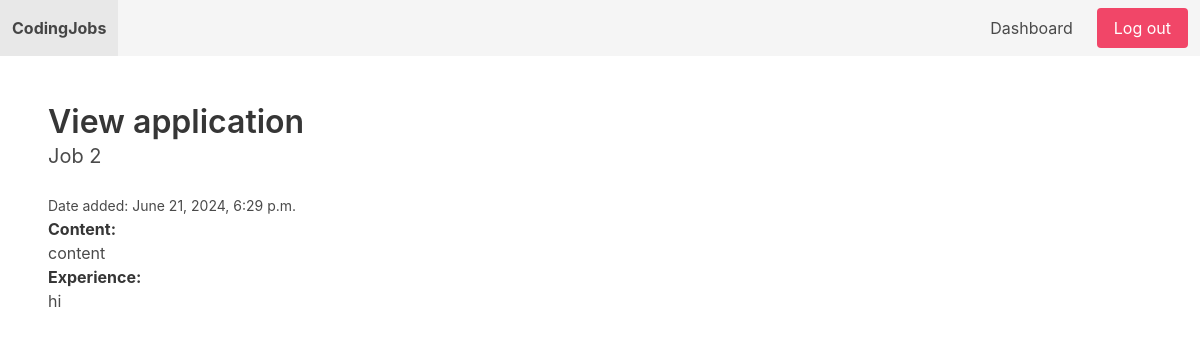
The page /dashboard/view_application/4/ (signed in) on the database its author committed.
### apps/job/models.py (models this page shows, shortened)
class Application(models.Model):
    job = models.ForeignKey(Job, related_name='applications', on_delete=models.CASCADE)
    content = models.TextField()
    experience = models.TextField()
    created_by = models.ForeignKey(User, related_name='applications', on_delete=models.CASCADE)
    created_at = models.DateTimeField(auto_now_add=True)

class Job(models.Model):
    title = models.CharField( max_length=255)
    short_description = models.TextField()
    long_description = models.TextField(blank=True, null=True)
    created_by = models.ForeignKey(User, related_name='jobs', on_delete=models.CASCADE)
    created_at = models.DateTimeField(auto_now_add=True)
    changed_at = models.DateTimeField(auto_now=True)

### apps/userprofile/views.py (the view)
# urls.py: path('view_application/<int:application_id>/', view_application, name='view_application'),
@login_required
def view_application(request, application_id):
    if request.user.userprofile.is_employer:
        application = get_object_or_404(Application, pk=application_id, job__created_by=request.user)
    else:
        application = get_object_or_404(Application, pk=application_id, created_by=request.user)
    return render(request, 'userprofile/view_application.html', {'application': application})

### apps/userprofile/templates/userprofile/view_application.html
{% extends "coreapp/base.html" %}
{% block content %}
    <h1 class="title">View application</h1>
    <h2 class="subtitle">{{ application.job.title }}</h2>
    <small>Date added: {{ application.created_at }}</small>
    <p><strong>Content: <br></strong> {{ application.content }}
    <p><strong>Experience: <br></strong>{{ application.experience }}
{% endblock %}

### rows shown on the page
Application: job "Job 2", created_at "June 21, 2024, 6:29 p.m.", content "content", experience "hi"
